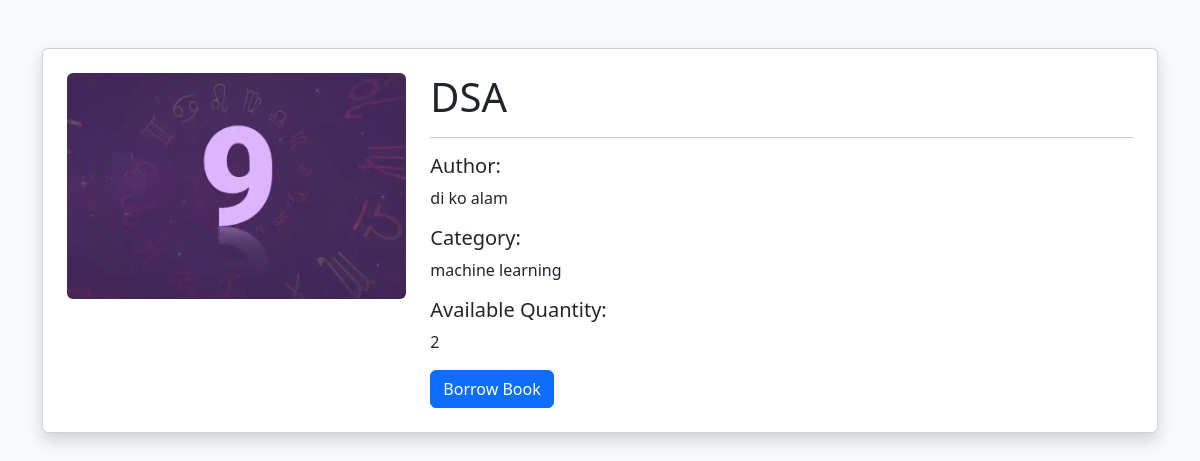
The page /book/2 on the database its author committed.
### tables this page shows
CREATE TABLE books (
    id INTEGER PRIMARY KEY AUTOINCREMENT,
    title TEXT NOT NULL,
    author TEXT NOT NULL,
    category TEXT NOT NULL,
    quantity INTEGER NOT NULL,
    cover_image TEXT
);

### app.py (the view)
@app.route('/book/<int:id>')
def book_details(id):
    conn = sqlite3.connect('database.db')
    cursor = conn.cursor()
    cursor.execute(
        "SELECT * FROM books WHERE id = ?",
        (id,)
    )
    book = cursor.fetchone()
    conn.close()
    return render_template(
        'book_details.html',
        book=book
    )

### templates/book_details.html (shortened to what this page needs)
<!DOCTYPE html>
<html>
<head>
    <link href="https://cdn.jsdelivr.net/npm/bootstrap@5.3.3/dist/css/bootstrap.min.css" rel="stylesheet">
</head>
<body class="bg-light">
<div class="container mt-5">
    <div class="card shadow p-4">
        <div class="row">
            <div class="col-md-4">
                {% if book[5] %}
                <img
                    src="{{ url_for('static', filename='uploads/' + book[5]) }}"
                    class="img-fluid rounded"
                >
                {% endif %}
            </div>
            <div class="col-md-8">
                <h1>{{ book[1] }}</h1>
                <hr>
                <h5>Author:</h5>
                <p>{{ book[2] }}</p>
                <h5>Category:</h5>
                <p>{{ book[3] }}</p>
                <h5>Available Quantity:</h5>
                <p>{{ book[4] }}</p>
                <a
                    href="/borrow_book/{{ book[0] }}"
                    class="btn btn-primary"
                >
                    Borrow Book
                </a>
            </div>
        </div>
    </div>
</div>
</body>
</html>

### rows shown on the page
books: cover_image (picture), title "DSA", author "di ko alam", category "machine learning", quantity "2"
